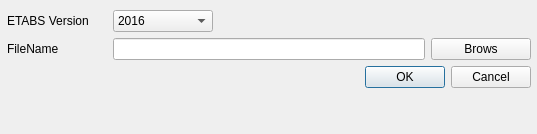
<?xml version="1.0" encoding="UTF-8"?>
<ui version="4.0">
 <class>Dialog</class>
 <widget class="QDialog" name="Dialog">
  <property name="geometry">
   <rect>
    <x>0</x>
    <y>0</y>
    <width>537</width>
    <height>134</height>
   </rect>
  </property>
  <property name="sizePolicy">
   <sizepolicy hsizetype="Fixed" vsizetype="Fixed">
    <horstretch>0</horstretch>
    <verstretch>0</verstretch>
   </sizepolicy>
  </property>
  <property name="windowTitle">
   <string>Dialog</string>
  </property>
  <widget class="QWidget" name="">
   <property name="geometry">
    <rect>
     <x>7</x>
     <y>10</y>
     <width>524</width>
     <height>272</height>
    </rect>
   </property>
   <layout class="QGridLayout" name="gridLayout">
    <item row="0" column="2" colspan="2">
     <spacer name="horizontalSpacer">
      <property name="orientation">
       <enum>Qt::Horizontal</enum>
      </property>
      <property name="sizeHint" stdset="0">
       <size>
        <width>40</width>
        <height>20</height>
       </size>
      </property>
     </spacer>
    </item>
    <item row="1" column="1" colspan="3">
     <widget class="QLineEdit" name="lineEdit"/>
    </item>
    <item row="0" column="1">
     <widget class="QComboBox" name="comboBox">
      <item>
       <property name="text">
        <string>2016</string>
       </property>
      </item>
      <item>
       <property name="text">
        <string>2015</string>
       </property>
      </item>
     </widget>
    </item>
    <item row="1" column="0">
     <widget class="QLabel" name="label_2">
      <property name="text">
       <string>FileName</string>
      </property>
     </widget>
    </item>
    <item row="1" column="4">
     <widget class="QPushButton" name="pushButton">
      <property name="text">
       <string>Brows</string>
      </property>
     </widget>
    </item>
    <item row="2" column="0" colspan="3">
     <spacer name="horizontalSpacer_2">
      <property name="orientation">
       <enum>Qt::Horizontal</enum>
      </property>
      <property name="sizeHint" stdset="0">
       <size>
        <width>40</width>
        <height>20</height>
       </size>
      </property>
     </spacer>
    </item>
    <item row="0" column="0">
     <widget class="QLabel" name="label">
      <property name="text">
       <string>ETABS Version</string>
      </property>
     </widget>
    </item>
    <item row="2" column="3" colspan="2">
     <widget class="QDialogButtonBox" name="buttonBox">
      <property name="orientation">
       <enum>Qt::Horizontal</enum>
      </property>
      <property name="standardButtons">
       <set>QDialogButtonBox::Cancel|QDialogButtonBox::Ok</set>
      </property>
     </widget>
    </item>
    <item row="3" column="0">
     <spacer name="verticalSpacer">
      <property name="orientation">
       <enum>Qt::Vertical</enum>
      </property>
      <property name="sizeHint" stdset="0">
       <size>
        <width>20</width>
        <height>40</height>
       </size>
      </property>
     </spacer>
    </item>
   </layout>
  </widget>
 </widget>
 <resources/>
 <connections>
  <connection>
   <sender>buttonBox</sender>
   <signal>accepted()</signal>
   <receiver>Dialog</receiver>
   <slot>accept()</slot>
   <hints>
    <hint type="sourcelabel">
     <x>488</x>
     <y>144</y>
    </hint>
    <hint type="destinationlabel">
     <x>157</x>
     <y>174</y>
    </hint>
   </hints>
  </connection>
  <connection>
   <sender>buttonBox</sender>
   <signal>rejected()</signal>
   <receiver>Dialog</receiver>
   <slot>reject()</slot>
   <hints>
    <hint type="sourcelabel">
     <x>556</x>
     <y>150</y>
    </hint>
    <hint type="destinationlabel">
     <x>286</x>
     <y>174</y>
    </hint>
   </hints>
  </connection>
 </connections>
</ui>
